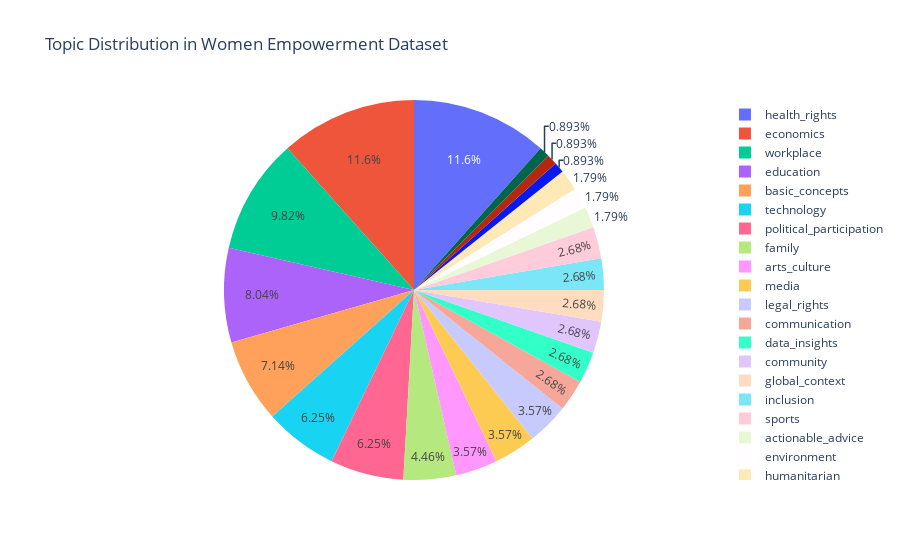

Notebook source saved alongside this figure:
### Code cell
# notebooks/data_analysis.ipynb
import pandas as pd
import numpy as np
import matplotlib.pyplot as plt
import seaborn as sns
from wordcloud import WordCloud
import plotly.express as px
from collections import Counter
import re

# Load the dataset
df = pd.read_csv('../dataset/womenchatbot.csv')

print("Dataset Overview:")
print(f"Shape: {df.shape}")
print(f"Columns: {df.columns.tolist()}")
print("\nFirst few rows:")
print(df.head())

# Basic statistics
print("\nBasic Statistics:")
print(df.describe())
print(f"\nMissing values:\n{df.isnull().sum()}")

# Data Quality Analysis
print("\nData Quality Analysis:")
print(f"Total Q&A pairs: {len(df)}")
print(f"Unique categories: {df['category'].nunique()}")
print(f"Categories: {df['category'].unique().tolist()}")

# Category distribution
category_counts = df['category'].value_counts()
print(f"\nCategory Distribution:\n{category_counts}")

# Visualization 1: Category Distribution
plt.figure(figsize=(12, 8))
category_counts.plot(kind='bar')
plt.title('Distribution of Questions by Category')
plt.xlabel('Categories')
plt.ylabel('Number of Questions')
plt.xticks(rotation=45)
plt.tight_layout()
plt.show()

# Text Analysis
def analyze_text_lengths(df):
    df['question_length'] = df['question'].str.len()
    df['answer_length'] = df['answer'].str.len()
    
    print("\nText Length Analysis:")
    print(f"Average question length: {df['question_length'].mean():.2f} characters")
    print(f"Average answer length: {df['answer_length'].mean():.2f} characters")
    print(f"Max question length: {df['question_length'].max()} characters")
    print(f"Max answer length: {df['answer_length'].max()} characters")
    
    return df

df = analyze_text_lengths(df)

# Word Frequency Analysis
def get_word_frequencies(text_series):
    all_text = ' '.join(text_series.astype(str))
    words = re.findall(r'\b\w+\b', all_text.lower())
    return Counter(words)

question_words = get_word_frequencies(df['question'])
answer_words = get_word_frequencies(df['answer'])

print("\nTop 10 words in questions:")
print(question_words.most_common(10))

print("\nTop 10 words in answers:")
print(answer_words.most_common(10))

# Word Cloud for Questions
plt.figure(figsize=(15, 10))

plt.subplot(2, 2, 1)
wordcloud = WordCloud(width=800, height=400, background_color='white').generate(' '.join(df['question']))
plt.imshow(wordcloud, interpolation='bilinear')
plt.axis('off')
plt.title('Word Cloud - Questions')

plt.subplot(2, 2, 2)
wordcloud = WordCloud(width=800, height=400, background_color='white').generate(' '.join(df['answer']))
plt.imshow(wordcloud, interpolation='bilinear')
plt.axis('off')
plt.title('Word Cloud - Answers')

plt.subplot(2, 2, 3)
plt.hist(df['question_length'], bins=30, alpha=0.7, color='skyblue')
plt.title('Distribution of Question Lengths')
plt.xlabel('Character Count')
plt.ylabel('Frequency')

plt.subplot(2, 2, 4)
plt.hist(df['answer_length'], bins=30, alpha=0.7, color='lightcoral')
plt.title('Distribution of Answer Lengths')
plt.xlabel('Character Count')
plt.ylabel('Frequency')

plt.tight_layout()
plt.show()

# Interactive category distribution with Plotly
fig = px.pie(values=category_counts.values, 
             names=category_counts.index, 
             title='Topic Distribution in Women Empowerment Dataset')
fig.show()

# Category-wise analysis
print("\nCategory-wise Analysis:")
for category in df['category'].unique():
    category_data = df[df['category'] == category]
    print(f"\n{category}:")
    print(f"  Number of questions: {len(category_data)}")
    print(f"  Sample questions: {category_data['question'].head(3).tolist()}")

# Data Quality Checks
def check_data_quality(df):
    issues = []
    
    # Check for empty questions/answers
    empty_questions = df[df['question'].str.strip() == '']
    empty_answers = df[df['answer'].str.strip() == '']
    
    if len(empty_questions) > 0:
        issues.append(f"Found {len(empty_questions)} empty questions")
    
    if len(empty_answers) > 0:
        issues.append(f"Found {len(empty_answers)} empty answers")
    
    # Check for duplicates
    duplicate_questions = df[df.duplicated('question')]
    if len(duplicate_questions) > 0:
        issues.append(f"Found {len(duplicate_questions)} duplicate questions")
    
    return issues

quality_issues = check_data_quality(df)
print("\nData Quality Issues:")
for issue in quality_issues:
    print(f"  - {issue}")

# Save analysis results
analysis_results = {
    'total_samples': len(df),
    'total_categories': df['category'].nunique(),
    'avg_question_length': df['question_length'].mean(),
    'avg_answer_length': df['answer_length'].mean(),
    'category_distribution': category_counts.to_dict(),
    'quality_issues': quality_issues
}

print("\nAnalysis Summary:")
for key, value in analysis_results.items():
    if key != 'category_distribution' and key != 'quality_issues':
        print(f"{key}: {value}")

### Figure 1 — Plotly figure (JSON) as saved in the notebook; plotly's stock layout.template omitted (floating-point values rounded to 4 significant figures)
{"data": [{"domain": {"x": [0, 1], "y": [0, 1]}, "hovertemplate": "label=%{label}<br>value=%{value}<extra></extra>", "labels": ["health_rights", "economics", "workplace", "education", "basic_concepts", "technology", "political_participation", "family", "arts_culture", "media", "legal_rights", "communication", "data_insights", "community", "global_context", "inclusion", "sports", "actionable_advice", "environment", "humanitarian", "science", "organizations", "youth"], "legendgroup": "", "name": "", "showlegend": true, "type": "pie", "values": [13, 13, 11, 9, 8, 7, 7, 5, 4, 4, 4, 3, 3, 3, 3, 3, 3, 2, 2, 2, 1, 1, 1]}], "layout": {"legend": {"tracegroupgap": 0}, "title": {"text": "Topic Distribution in Women Empowerment Dataset"}}}
